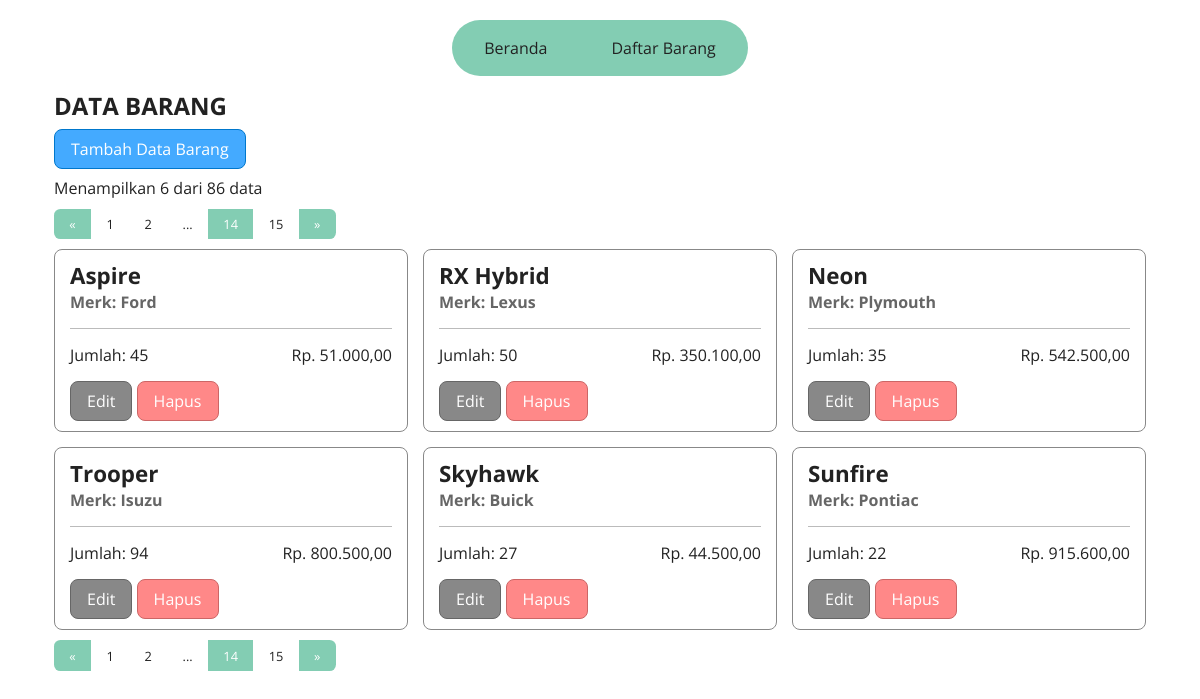
Page /list.php?page=14 on the committed database.
### tables this page shows
CREATE TABLE `barang` (
  `id` int NOT NULL AUTO_INCREMENT,
  `nama` varchar(50) NOT NULL,
  `merk` varchar(50) NOT NULL,
  `jumlah` mediumint NOT NULL,
  `harga` decimal(10,2) NOT NULL,
  PRIMARY KEY (`id`)
);

### utils.php (called while the page is built, shortened)
<?php
$conn = mysqli_connect(
  env("db_host", "localhost"),
  env("db_user", "root"),
  env("db_pass", "root"),
  env("db_name", "uas_pweb")
);
function env($key, $default = "")
{
  return ENV[$key];
}
function read($tableName, $descending = false, $limit = 0, $offset = 0)
{
  global $conn;
  $query = "SELECT * FROM $tableName";
  if ($descending) $query .= ' ORDER BY id DESC';
  if ($limit > 0) {
    $query .= " LIMIT $limit";
    if ($offset > 0)
      $query .= " OFFSET $offset";
  }
  $result = mysqli_query($conn, $query);
  for ($set = []; $row = mysqli_fetch_assoc($result); $set[] = $row);
  return $set;
}
function countRow($tableName)
{
  global $conn;
  return mysqli_fetch_assoc(
    mysqli_query(
      $conn,
      "SELECT COUNT(*) AS row_count FROM $tableName"
    )
  )['row_count'];
}

### list.php (the view, shortened to what this page needs)
<?php
include "utils.php";
$current_page = 1;
if (isset($_GET['page'])) $current_page = (int)$_GET['page'];
$records_per_page = env("records_per_page", 5);
$daftar_barang = read("barang", true, $records_per_page, ($current_page - 1) * $records_per_page);
$total_barang = countRow("barang");
?>
<!DOCTYPE html>
<html lang="en">
<head>
  <?php include 'partials/css.php' ?>
  <link rel="stylesheet" href="css/list.css">
</head>
<body>
  <?php include 'partials/navigasi.php' ?>
  <div class="container">
    <div class="row">
      <div class="col">
        <h2>DATA BARANG</h2>
      </div>
    </div>
    <div class="row">
      <div class="col">
        <label for="modal-radio-tambah" class="btn btn-primary">Tambah Data Barang</label>
      </div>
    </div>
    <div class="row">
      <div class="col">
        <span>Menampilkan <?= count($daftar_barang) ?> dari <?= $total_barang ?> data</span>
      </div>
    </div>
    <?php include 'pagination.php' ?>
    <div class="row justify-content-center">
      <?php foreach ($daftar_barang as $barang) : ?>
        <div class="col-12 col-md-6 col-lg-4">
          <div class="card px-3 py-2">
            <div class="card-header">
              <h5 class="card-title"><?= $barang['nama']; ?></h5>
              <h6 class="card-subtitle text-muted">Merk: <?= $barang['merk']; ?></h6>
            </div>
            <div class="card-body d-flex justify-content-between">
              <p class="card-text">Jumlah: <?= $barang['jumlah']; ?></p>
              <p class="card-text">Rp. <?= number_format($barang['harga'], 2, ",", "."); ?></p>
            </div>
            <div class="card-footer">
              <a href="edit.php?id=<?= $barang['id'] ?>" class="btn btn-secondary">Edit</a>
              <a href="delete.php?id=<?= $barang['id'] ?>" onclick="return confirm('Yakin ingin menghapus data <?= $barang['nama']; ?>')" class="btn btn-danger">Hapus</a>
            </div>
          </div>
        </div>
      <?php endforeach; ?>
    </div>
    <?php include 'pagination.php' ?>
  </div>
  <div class="modal-container position-fixed">
    <div class="container h-100">
      <div class="row align-items-center justify-content-center position-relative h-100">
        <div class="col-12 col-md-8 position-absolute">
        </div>
      </div>
    </div>
  </div>
</body>
</html>

### css/colors.css (style rules this page uses)
:root { --green: #83cdb3; --dark-green: #40a07f; --darkest-green: #20503f; --orange: #fbcf71; --white: #ffffff; --black: #222222; --black-alpha: #000c; --light-gray: #bbbbbb; --gray: #888888; --dark-gray: #666666; --red: #ff8888; --dark-red: #cc6666; --darkest-red: #9b3b3b; --blue: #44aaff; --dark-blue: #0077cc; }

### css/components.css (style rules this page uses)
.container { margin-left: auto; margin-right: auto; }
.row { display: flex; flex-wrap: wrap; --gap: 15px; margin: calc(var(--gap) * -0.5); }
.col, [class*="col-"] { padding: calc(var(--gap) * 0.5); }
.d-flex { display: flex !important; }
.justify-content-center { justify-content: center !important; }
.justify-content-between { justify-content: space-between !important; }
.align-items-center { align-items: center !important; }
.px-3 { padding-left: 15px !important; padding-right: 15px !important; }
.py-2 { padding-top: 10px !important; padding-bottom: 10px !important; }
.h-100 { height: 100%; }
.btn { font-size: inherit; font-family: inherit; padding: 0.5em 1em; display: inline-block; cursor: pointer; text-decoration: none; transition: background-color 0.2s ease; }
.btn-primary { border: 1px solid var(--dark-blue); background-color: var(--blue); color: var(--white); border-radius: 0.5em; }
.btn-secondary { border: 1px solid var(--dark-gray); background-color: var(--gray); color: var(--white); border-radius: 0.5em; }
.btn-danger { border: 1px solid var(--dark-red); background-color: var(--red); color: var(--white); border-radius: 0.5em; }
.text-muted { color: var(--dark-gray); }
.card { border: 1px solid var(--gray); border-radius: 0.5em; }
.card-header { border-bottom: 1px solid var(--light-gray); padding-bottom: 15px; }
.card-title { font-size: 1.4em; }
.card-subtitle { font-size: 1em; }
.card-body { padding: 15px 0; }
.position-fixed { position: fixed !important; }
.position-absolute { position: absolute !important; }
.position-relative { position: relative !important; }

### css/modal.css (style rules this page uses)
.modal-container { top: 0; left: 0; right: 0; bottom: 0; pointer-events: none; transition: 0.3s ease; }

### css/media/default.css (style rules this page uses)
.container { --gutter-x: 1.5rem; width: 100%; padding: 0 calc(var(--gutter-x)); }
.col { min-width: 8.33333333%; }
.col-12 { width: 100%; }

### css/media/small.css (style rules this page uses)
@media screen and (width >= 576px) { .container { width: 540px; } }

### css/media/medium.css (style rules this page uses)
@media screen and (width >= 768px) { .container { width: 720px; } }
@media screen and (width >= 768px) { .col-md-6 { width: 50%; } }
@media screen and (width >= 768px) { .col-md-8 { width: 66.66666666%; } }

### css/media/large.css (style rules this page uses)
@media screen and (width >= 992px) { .container { width: 960px; } }
@media screen and (width >= 992px) { .col-lg-4 { width: 33.33333333%; } }

### css/media/x-large.css (style rules this page uses)
@media screen and (width >= 1200px) { .container { width: 1140px; } }

### rows in the picture
barang: nama "Aspire", merk "Ford", jumlah "45", harga "51.000,00"
barang: nama "RX Hybrid", merk "Lexus", jumlah "50", harga "350.100,00"
barang: nama "Neon", merk "Plymouth", jumlah "35", harga "542.500,00"
barang: nama "Trooper", merk "Isuzu", jumlah "94", harga "800.500,00"
barang: nama "Skyhawk", merk "Buick", jumlah "27", harga "44.500,00"
barang: nama "Sunfire", merk "Pontiac", jumlah "22", harga "915.600,00"

### other values in the picture
count($daftar_barang) "6"
$total_barang "86"
$current_page "14 14"
